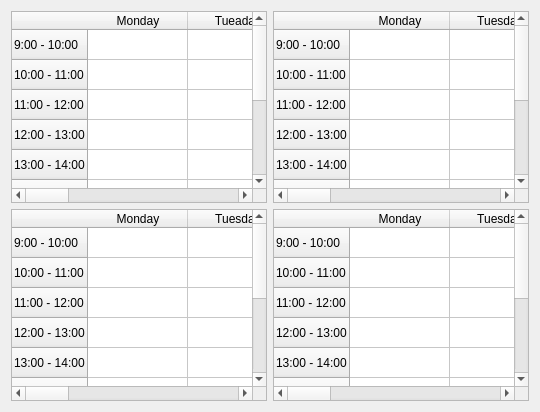
          <widget class="QWidget" name="tab_9">
           <attribute name="title">
            <string>Page</string>
           </attribute>
           <layout class="QGridLayout" name="gridLayout">
            <item row="0" column="0">
             <widget class="QTableWidget" name="tableWidget_9">
              <row>
               <property name="text">
                <string>9:00 - 10:00</string>
               </property>
              </row>
              <row>
               <property name="text">
                <string>10:00 - 11:00</string>
               </property>
              </row>
              <row>
               <property name="text">
                <string>11:00 - 12:00</string>
               </property>
              </row>
              <row>
               <property name="text">
                <string>12:00 - 13:00</string>
               </property>
              </row>
              <row>
               <property name="text">
                <string>13:00 - 14:00</string>
               </property>
              </row>
              <row>
               <property name="text">
                <string>14:00 - 15:00</string>
               </property>
              </row>
              <row>
               <property name="text">
                <string>15:00 - 16:00</string>
               </property>
              </row>
              <row>
               <property name="text">
                <string>16:00 - 17:00</string>
               </property>
              </row>
              <row>
               <property name="text">
                <string>17:00 - 18:00</string>
               </property>
              </row>
              <row>
               <property name="text">
                <string>18:00 - 19:00</string>
               </property>
              </row>
              <column>
               <property name="text">
                <string>Monday</string>
               </property>
              </column>
              <column>
               <property name="text">
                <string>Tueaday</string>
               </property>
              </column>
              <column>
               <property name="text">
                <string>Wednesday</string>
               </property>
              </column>
              <column>
               <property name="text">
                <string>Thursday</string>
               </property>
              </column>
              <column>
               <property name="text">
                <string>Friday</string>
               </property>
              </column>
             </widget>
            </item>
            <item row="0" column="1">
             <widget class="QTableWidget" name="tableWidget_10">
              <row>
               <property name="text">
                <string>9:00 - 10:00</string>
               </property>
              </row>
              <row>
               <property name="text">
                <string>10:00 - 11:00</string>
               </property>
              </row>
              <row>
               <property name="text">
                <string>11:00 - 12:00</string>
               </property>
              </row>
              <row>
               <property name="text">
                <string>12:00 - 13:00</string>
               </property>
              </row>
              <row>
               <property name="text">
                <string>13:00 - 14:00</string>
               </property>
              </row>
              <row>
               <property name="text">
                <string>14:00 - 15:00</string>
               </property>
              </row>
              <row>
               <property name="text">
                <string>15:00 - 16:00</string>
               </property>
              </row>
              <row>
               <property name="text">
                <string>16:00 - 17:00</string>
               </property>
              </row>
              <row>
               <property name="text">
                <string>17:00 - 18:00</string>
               </property>
              </row>
              <row>
               <property name="text">
                <string>18:00 - 19:00</string>
               </property>
              </row>
              <column>
               <property name="text">
                <string>Monday</string>
               </property>
              </column>
              <column>
               <property name="text">
                <string>Tuesday</string>
               </property>
              </column>
              <column>
               <property name="text">
                <string>Wednesday</string>
               </property>
              </column>
              <column>
               <property name="text">
                <string>Thursday</string>
               </property>
              </column>
              <column>
               <property name="text">
                <string>Friday</string>
               </property>
              </column>
             </widget>
            </item>
            <item row="1" column="0">
             <widget class="QTableWidget" name="tableWidget_11">
              <row>
               <property name="text">
                <string>9:00 - 10:00</string>
               </property>
              </row>
              <row>
               <property name="text">
                <string>10:00 - 11:00</string>
               </property>
              </row>
              <row>
               <property name="text">
                <string>11:00 - 12:00</string>
               </property>
              </row>
              <row>
               <property name="text">
                <string>12:00 - 13:00</string>
               </property>
              </row>
              <row>
               <property name="text">
                <string>13:00 - 14:00</string>
               </property>
              </row>
              <row>
               <property name="text">
                <string>14:00 - 15:00</string>
               </property>
              </row>
              <row>
               <property name="text">
                <string>15:00 - 16:00</string>
               </property>
              </row>
              <row>
               <property name="text">
                <string>16:00 - 17:00</string>
               </property>
              </row>
              <row>
               <property name="text">
                <string>17:00 - 18:00</string>
               </property>
              </row>
              <row>
               <property name="text">
                <string>18:00 - 19:00</string>
               </property>
              </row>
              <column>
               <property name="text">
                <string>Monday</string>
               </property>
              </column>
              <column>
               <property name="text">
                <string>Tuesday</string>
               </property>
              </column>
              <column>
               <property name="text">
                <string>Wednesday</string>
               </property>
              </column>
              <column>
               <property name="text">
                <string>Thursday</string>
               </property>
              </column>
              <column>
               <property name="text">
                <string>Friday</string>
               </property>
              </column>
             </widget>
            </item>
            <item row="1" column="1">
             <widget class="QTableWidget" name="tableWidget_12">
              <row>
               <property name="text">
                <string>9:00 - 10:00</string>
               </property>
              </row>
              <row>
               <property name="text">
                <string>10:00 - 11:00</string>
               </property>
              </row>
              <row>
               <property name="text">
                <string>11:00 - 12:00</string>
               </property>
              </row>
              <row>
               <property name="text">
                <string>12:00 - 13:00</string>
               </property>
              </row>
              <row>
               <property name="text">
                <string>13:00 - 14:00</string>
               </property>
              </row>
              <row>
               <property name="text">
                <string>14:00 - 15:00</string>
               </property>
              </row>
              <row>
               <property name="text">
                <string>15:00 - 16:00</string>
               </property>
              </row>
              <row>
               <property name="text">
                <string>16:00 - 17:00</string>
               </property>
              </row>
              <row>
               <property name="text">
                <string>17:00 - 18:00</string>
               </property>
              </row>
              <row>
               <property name="text">
                <string>18:00 - 19:00</string>
               </property>
              </row>
              <column>
               <property name="text">
                <string>Monday</string>
               </property>
              </column>
              <column>
               <property name="text">
                <string>Tuesday</string>
               </property>
              </column>
              <column>
               <property name="text">
                <string>Wednesday</string>
               </property>
              </column>
              <column>
               <property name="text">
                <string>Thursday</string>
               </property>
              </column>
              <column>
               <property name="text">
                <string>Friday</string>
               </property>
              </column>
             </widget>
            </item>
           </layout>
          </widget>
